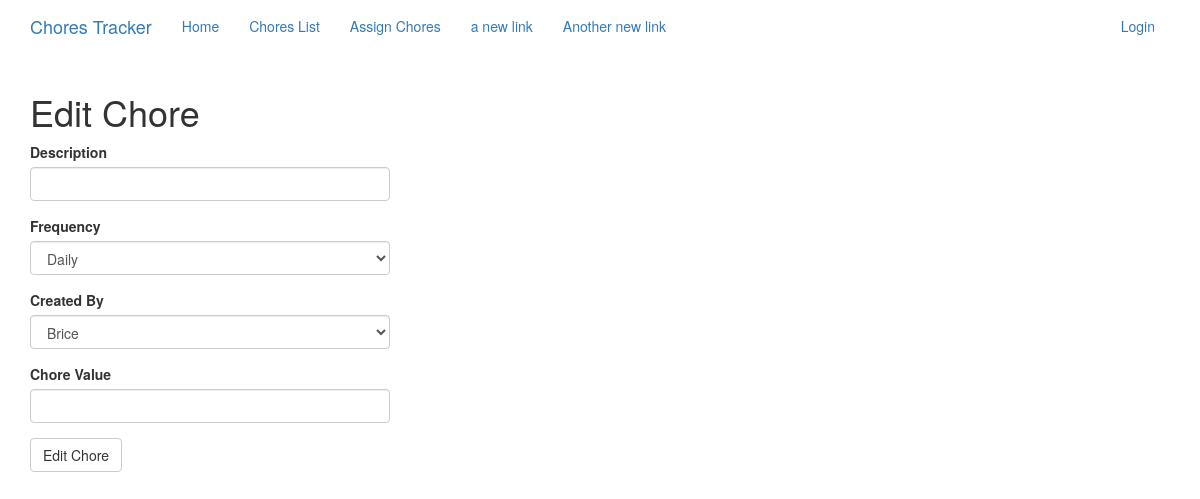
Before: /chore/6/edit with the older database file.
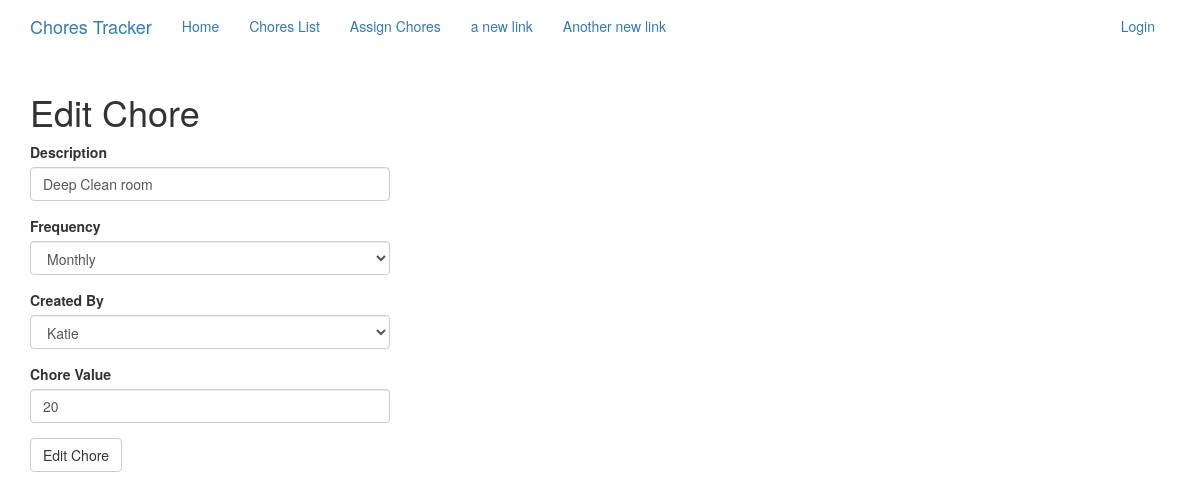
After: the same page with the newer database file.
### app/models.py (models this page shows, shortened)
class ChoreList(db.Model):
    id = db.Column(db.Integer, primary_key=True)
    description = db.Column(db.String(128))
    occurrence = db.Column(db.String(10))  # Daily, Weekly, Monthly, One_Off
    timestamp = db.Column(db.DateTime, index=True, default=datetime.utcnow)
    created_by_id = db.Column(db.Integer, db.ForeignKey('user.id'))
    value = db.Column(db.Integer)

### app/routes.py (the view, shortened to what this page needs)
@app.route('/chore/<id>/edit', methods=['GET', 'POST'])
def chore_edit(id=None):
    chore = ChoreList.query.filter_by(id=id).first()
    form = EditChoreForm(obj=chore)
    print(form.errors)
    return render_template('edit_chore.html', title='Edit Chore', form=form)

### app/forms.py
class EditChoreForm(FlaskForm):
    description = StringField('Description', validators=[DataRequired()])
    occurrence = SelectField('Frequency', validators=[DataRequired()], choices=['Daily', 'Weekly', 'Monthly'])
    created_by = QuerySelectField(query_factory=user_parent_query,  validators=[DataRequired()],
                                  get_label='username')
    value = IntegerField('Chore Value', validators=[DataRequired(), NumberRange(0, 50, "Number between 0 and 50")])
    submit = SubmitField('Edit Chore')

### app/forms.py (called while the page is built)
def user_parent_query():
    return User.query.filter_by(user_type='Parent')

### app/models.py (called while the page is built)
    def __repr__(self):
        return '<user {}>'.format(self.username)

### app/templates/edit_chore.html
{% extends 'base.html' %}
{% import 'bootstrap/wtf.html' as wtf %}
{% block app_content %}
    <h1>Edit Chore</h1>
    <div class="row">
        <div class="col-md-4">
            {{ wtf.quick_form(form) }}
        </div>
    </div>
{% endblock %}

### app/templates/base.html (shortened to what this page needs)
{% extends 'bootstrap/base.html' %}
{% block head %}
{{ super() }}
{% endblock %}
{% block navbar %}
    <nav class="navbar navbar-defualt">
        <div class="container">
            <div class="navbar-header">
                <a class="navbar-brand" href="{{ url_for('index') }}">Chores Tracker</a>
            </div>
            <div class="collapse navbar-collapse" id="bs-example-navbar-collapse-1">
                <ul class="nav navbar-nav">
                    <li><a href="{{ url_for('index') }}">Home</a></li>
                    <li><a href="{{ url_for('add_chore') }}">Chores List</a></li>
                    <li><a href="{{ url_for('assign_chore') }}">Assign Chores</a></li>
                    <li><a href="{{ url_for('add_chore') }}">a new link</a></li>
                    <li><a href="{{ url_for('add_chore') }}">Another new link</a></li>
                </ul>
                <ul class="nav navbar-nav navbar-right">
                    {% if current_user.is_anonymous %}
                    <li><a href="{{ url_for('login') }}">Login</a></li>
                    {% else %}
                    <li><a href="{{ url_for('logout') }}">Logout</a></li>
                    {% endif %}
                </ul>
            </div>
        </div>
    </nav>
{% endblock %}
{% block content %}
    <div class="bg-">
    <div class="container">
        {% block app_content %}{% endblock %}
    </div>
    </div>
{% endblock %}

Changed rows visible on the page:
added ChoreList: description "Deep Clean room", occurrence "Monthly", created_by "Katie", value "20"
Other visible differences:
form field occurrence: "Daily" → (not shown)
form field created_by: "Brice" → (not shown)
